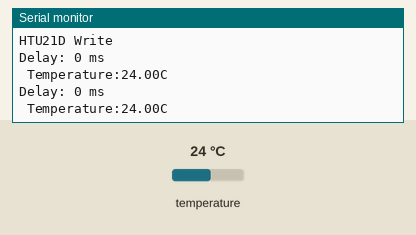
The sketch below on a simulated Arduino Uno, built with avr-gcc and run on an emulated ATmega328P. Parts: the last lines printed to the serial monitor. Wiring (inferred from the names in the program): HTU21/Si7021 sensor at I2C address 0x40. The inputs (shaded band) are chosen by the test bench; at power-on: temperature 24 °C.

Above: at 2.9 s.
3.0 s: temperature set to 12 °C
At 4.7 s:
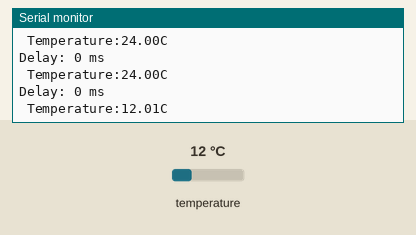
5.8 s: temperature set to 19 °C
At 7.1 s:
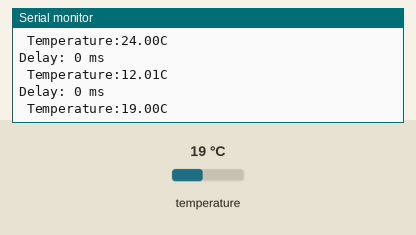
Timing chart, 0 to 8.8 s (numbered marks = the images above; inputs shaded):
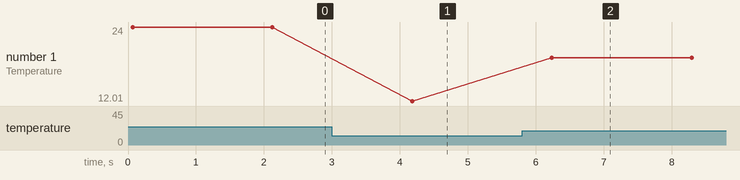

Measured:
- after the input at 3.0 s, the serial monitor: prints a new line after 1.2 s (image 1)
- after the input at 5.8 s, the serial monitor: prints a new line after 0.44 s (image 2)
- plotted number 1: 24 → 12.01 after the input at 3.0 s, 12.01 → 19 after the input at 5.8 s

The sketch:

HTU21D.ino
```cpp
#include <Wire.h>

#define HTDU21D_ADDRESS 0x40
#define TRIGGER_TEMP_MEASURE_NOHOLD  0xF3
#define SHIFTED_DIVISOR 0x988000 //This is the 0x0131 polynomial shifted to farthest left of three bytes

void setup() {
  Serial.begin(9600);
  Serial.println("HTU21D Write");
  Wire.begin();

}

void loop() {
  // put your main code here, to run repeatedly:
  Wire.beginTransmission(HTDU21D_ADDRESS);
  Wire.write(TRIGGER_TEMP_MEASURE_NOHOLD);
  Wire.endTransmission();
  delay(55);


  Wire.requestFrom(HTDU21D_ADDRESS, 3);
  int counter = 0;
  while (Wire.available() < 3)
  {
    counter++;
    delay(1);
    if (counter > 100) break; //Error out
  }
  Serial.print("Delay: ");
  Serial.print(counter);
  Serial.println(" ms");

  byte msb, lsb, checksum;
  msb = Wire.read();
  lsb = Wire.read();
  checksum = Wire.read();

  uint16_t rawValue = ((uint16_t) msb << 8) | (uint16_t) lsb;
  // unsigned int rawTemperature = ((unsigned int) msb << 8) | (unsigned int) lsb;
  if (checkCRCHTU21D(rawValue, checksum) != 0) Serial.println("ERROR_BAD_CRC");
  //return   (ERROR_BAD_CRC); //Error out

  rawValue &= 0xFFFC; // Zero out the status bits

  float tempTemperature = rawValue * (175.72 / 65536.0); //2^16 = 65536
  float realTemperature = tempTemperature - 46.85;

  Serial.print(" Temperature:");
  Serial.print(realTemperature, 2);
  Serial.println("C");

  delay(2000);
}

byte checkCRCHTU21D(uint16_t message_from_sensor, uint8_t check_value_from_sensor)
{
  //Test cases from datasheet:
  //message = 0xDC, checkvalue is 0x79
  //message = 0x683A, checkvalue is 0x7C
  //message = 0x4E85, checkvalue is 0x6B

  uint32_t remainder = (uint32_t)message_from_sensor << 8; //Pad with 8 bits because we have to add in the check value
  remainder |= check_value_from_sensor; //Add on the check value

  uint32_t divsor = (uint32_t)SHIFTED_DIVISOR;

  for (int i = 0 ; i < 16 ; i++) //Operate on only 16 positions of max 24. The remaining 8 are our remainder and should be zero when we're done.
  {
    //Serial.print("remainder: ");
    //    Serial.println(remainder);
    //    Serial.print("divsor:    ");
    //    Serial.println(divsor);
    //    Serial.println(remainder & (uint32_t)1 << (23 - i));
    //    Serial.println();

    if ( remainder & (uint32_t)1 << (23 - i) ) //Check if there is a one in the left position
      remainder ^= divsor;

    divsor >>= 1; //Rotate the divsor max 16 times so that we have 8 bits left of a remainder
  }

  return (byte)remainder;
}
```
